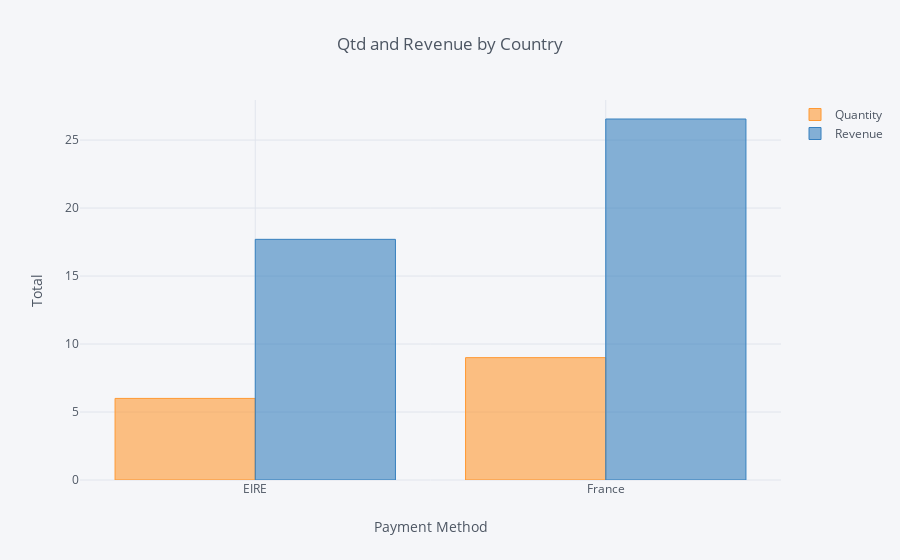

Here is the notebook cell this chart was saved with:
### Code cell
d1.iplot(kind='bar', x='Country', xTitle='Payment Method',
           yTitle='Total', title='Qtd and Revenue by Country')

### Figure 1 — Plotly figure (JSON) as saved in the notebook; plotly's stock layout.template omitted (floating-point values rounded to 4 significant figures)
{"data": [{"marker": {"color": "rgba(255, 153, 51, 0.6)", "line": {"color": "rgba(255, 153, 51, 1.0)", "width": 1}}, "name": "Quantity", "orientation": "v", "text": "", "type": "bar", "uid": "178e5513-b63e-47b4-9cd1-5f4d14fc4fb0", "x": ["EIRE", "France"], "y": [6, 9]}, {"marker": {"color": "rgba(55, 128, 191, 0.6)", "line": {"color": "rgba(55, 128, 191, 1.0)", "width": 1}}, "name": "Revenue", "orientation": "v", "text": "", "type": "bar", "uid": "fd216c61-e704-4fca-bbc8-2f95f00b235f", "x": ["EIRE", "France"], "y": [17.7, 26.55]}], "layout": {"legend": {"bgcolor": "#F5F6F9", "font": {"color": "#4D5663"}}, "paper_bgcolor": "#F5F6F9", "plot_bgcolor": "#F5F6F9", "title": {"font": {"color": "#4D5663"}, "text": "Qtd and Revenue by Country"}, "xaxis": {"gridcolor": "#E1E5ED", "showgrid": true, "tickfont": {"color": "#4D5663"}, "title": {"font": {"color": "#4D5663"}, "text": "Payment Method"}, "zerolinecolor": "#E1E5ED"}, "yaxis": {"gridcolor": "#E1E5ED", "showgrid": true, "tickfont": {"color": "#4D5663"}, "title": {"font": {"color": "#4D5663"}, "text": "Total"}, "zerolinecolor": "#E1E5ED"}}}
